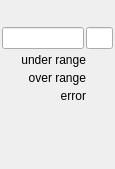
   <widget class="QWidget" name="page_3">
    <property name="geometry">
     <rect>
      <x>0</x>
      <y>0</y>
      <width>115</width>
      <height>169</height>
     </rect>
    </property>
    <attribute name="label">
     <string>Ch 4</string>
    </attribute>
    <widget class="caFrame" name="caframe_8">
     <property name="geometry">
      <rect>
       <x>0</x>
       <y>25</y>
       <width>115</width>
       <height>80</height>
      </rect>
     </property>
     <property name="macro">
      <string notr="true">CH=4,IOC=$(IOC),MasterID=$(MasterID),SlaveID=$(SlaveID),HWType=$(HWType)</string>
     </property>
     <layout class="QGridLayout" name="gridLayout_13">
      <property name="leftMargin">
       <number>2</number>
      </property>
      <property name="topMargin">
       <number>2</number>
      </property>
      <property name="rightMargin">
       <number>2</number>
      </property>
      <property name="bottomMargin">
       <number>2</number>
      </property>
      <property name="spacing">
       <number>2</number>
      </property>
      <item row="0" column="0">
       <layout class="QHBoxLayout" name="horizontalLayout_7" stretch="3,1">
        <item>
         <widget class="caLineEdit" name="calineedit_13">
          <property name="alignment">
           <set>Qt::AlignRight|Qt::AlignTrailing|Qt::AlignVCenter</set>
          </property>
          <property name="channel" stdset="0">
           <string notr="true">$(IOC):m$(MasterID)s$(SlaveID)-AI0$(CH)</string>
          </property>
          <property name="background">
           <color alpha="0">
            <red>160</red>
            <green>160</green>
            <blue>164</blue>
           </color>
          </property>
          <property name="colorMode">
           <enum>caLineEdit::Static</enum>
          </property>
          <property name="precisionMode">
           <enum>caLineEdit::Channel</enum>
          </property>
         </widget>
        </item>
        <item>
         <widget class="caLineEdit" name="calineedit_14">
          <property name="channel" stdset="0">
           <string notr="true">$(IOC):m$(MasterID)s$(SlaveID)-AI0$(CH).EGU</string>
          </property>
          <property name="background">
           <color alpha="0">
            <red>160</red>
            <green>160</green>
            <blue>164</blue>
           </color>
          </property>
          <property name="colorMode">
           <enum>caLineEdit::Static</enum>
          </property>
          <property name="precisionMode">
           <enum>caLineEdit::User</enum>
          </property>
         </widget>
        </item>
       </layout>
      </item>
      <item row="1" column="0">
       <layout class="QGridLayout" name="gridLayout_7" columnstretch="10,3">
        <property name="spacing">
         <number>2</number>
        </property>
        <item row="1" column="0">
         <widget class="caLabel" name="calabel_22">
          <property name="toolTip">
           <string/>
          </property>
          <property name="text">
           <string>over range</string>
          </property>
          <property name="textFormat">
           <enum>Qt::PlainText</enum>
          </property>
          <property name="alignment">
           <set>Qt::AlignBottom|Qt::AlignRight|Qt::AlignTrailing</set>
          </property>
         </widget>
        </item>
        <item row="0" column="1">
         <widget class="caLed" name="caled_21">
          <property name="toolTip">
           <string>&lt;html&gt;&lt;head/&gt;&lt;body&gt;&lt;p&gt;E-Bus Power Status&lt;/p&gt;&lt;/body&gt;&lt;/html&gt;</string>
          </property>
          <property name="rectangular">
           <bool>true</bool>
          </property>
          <property name="gradientEnabled">
           <bool>false</bool>
          </property>
          <property name="ledWidth">
           <number>16</number>
          </property>
          <property name="ledHeight">
           <number>16</number>
          </property>
          <property name="channel" stdset="0">
           <string notr="true">$(IOC):m$(MasterID)s$(SlaveID)-AI0$(CH)-UndrLimAlrm</string>
          </property>
          <property name="colorMode">
           <enum>caLed::Static</enum>
          </property>
          <property name="falseColor">
           <color>
            <red>170</red>
            <green>0</green>
            <blue>0</blue>
           </color>
          </property>
          <property name="trueColor">
           <color>
            <red>0</red>
            <green>85</green>
            <blue>0</blue>
           </color>
          </property>
          <property name="trueValue">
           <string notr="true">0</string>
          </property>
          <property name="falseValue">
           <string notr="true">1</string>
          </property>
         </widget>
        </item>
        <item row="2" column="1">
         <widget class="caLed" name="caled_22">
          <property name="toolTip">
           <string/>
          </property>
          <property name="rectangular">
           <bool>true</bool>
          </property>
          <property name="gradientEnabled">
           <bool>false</bool>
          </property>
          <property name="ledWidth">
           <number>16</number>
          </property>
          <property name="ledHeight">
           <number>16</number>
          </property>
          <property name="channel" stdset="0">
           <string notr="true">$(IOC):m$(MasterID)s$(SlaveID)-AI0$(CH)-ErrAlrm</string>
          </property>
          <property name="colorMode">
           <enum>caLed::Static</enum>
          </property>
          <property name="falseColor">
           <color>
            <red>170</red>
            <green>0</green>
            <blue>0</blue>
           </color>
          </property>
          <property name="trueColor">
           <color>
            <red>0</red>
            <green>85</green>
            <blue>0</blue>
           </color>
          </property>
          <property name="trueValue">
           <string notr="true">0</string>
          </property>
          <property name="falseValue">
           <string notr="true">1</string>
          </property>
         </widget>
        </item>
        <item row="2" column="0">
         <widget class="caLabel" name="calabel_23">
          <property name="toolTip">
           <string/>
          </property>
          <property name="text">
           <string>error</string>
          </property>
          <property name="textFormat">
           <enum>Qt::PlainText</enum>
          </property>
          <property name="alignment">
           <set>Qt::AlignBottom|Qt::AlignRight|Qt::AlignTrailing</set>
          </property>
         </widget>
        </item>
        <item row="0" column="0">
         <widget class="caLabel" name="calabel_24">
          <property name="toolTip">
           <string/>
          </property>
          <property name="text">
           <string>under range</string>
          </property>
          <property name="textFormat">
           <enum>Qt::PlainText</enum>
          </property>
          <property name="alignment">
           <set>Qt::AlignBottom|Qt::AlignRight|Qt::AlignTrailing</set>
          </property>
         </widget>
        </item>
        <item row="1" column="1">
         <widget class="caLed" name="caled_23">
          <property name="toolTip">
           <string/>
          </property>
          <property name="rectangular">
           <bool>true</bool>
          </property>
          <property name="gradientEnabled">
           <bool>false</bool>
          </property>
          <property name="ledWidth">
           <number>16</number>
          </property>
          <property name="ledHeight">
           <number>16</number>
          </property>
          <property name="channel" stdset="0">
           <string notr="true">$(IOC):m$(MasterID)s$(SlaveID)-AI0$(CH)-OvrLimAlrm</string>
          </property>
          <property name="colorMode">
           <enum>caLed::Static</enum>
          </property>
          <property name="falseColor">
           <color>
            <red>170</red>
            <green>0</green>
            <blue>0</blue>
           </color>
          </property>
          <property name="trueColor">
           <color>
            <red>0</red>
            <green>85</green>
            <blue>0</blue>
           </color>
          </property>
          <property name="trueValue">
           <string notr="true">0</string>
          </property>
          <property name="falseValue">
           <string notr="true">1</string>
          </property>
         </widget>
        </item>
       </layout>
      </item>
     </layout>
    </widget>
   </widget>
